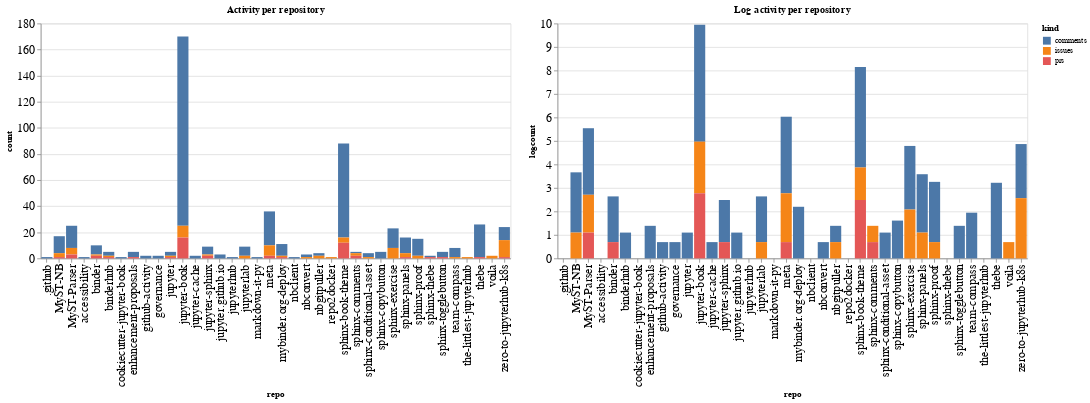

Notebook code for this chart:
### Code cell
ch1 = alt.Chart(repo_summaries, width=600, title="Activity per repository").mark_bar().encode(
    x='repo',
    y='count',
    color='kind',
    tooltip="kind"
)

ch2 = alt.Chart(repo_summaries, width=600, title="Log activity per repository").mark_bar().encode(
    x='repo',
    y='logcount',
    color='kind',
    tooltip="kind"
)

ch1 | ch2

### Figure 1 — Vega-Lite specification as saved in the notebook (floating-point values rounded to 4 significant figures)
{"config": {"axisLeft": {"labelFontSize": 15}, "axisBottom": {"labelFontSize": 15}}, "hconcat": [{"mark": "bar", "encoding": {"color": {"type": "nominal", "field": "kind"}, "tooltip": {"type": "nominal", "field": "kind"}, "x": {"type": "nominal", "field": "repo"}, "y": {"type": "quantitative", "field": "count"}}, "title": "Activity per repository", "width": 600}, {"mark": "bar", "encoding": {"color": {"type": "nominal", "field": "kind"}, "tooltip": {"type": "nominal", "field": "kind"}, "x": {"type": "nominal", "field": "repo"}, "y": {"type": "quantitative", "field": "logcount"}}, "title": "Log activity per repository", "width": 600}], "data": {"name": "data-3cfafd595ee2f24bb4fdc94368edd061"}, "$schema": "https://vega.github.io/schema/vega-lite/v4.8.1.json", "datasets": {"data-3cfafd595ee2f24bb4fdc94368edd061": [{"repo": ".github", "kind": "comments", "count": 1, "logcount": 0.0}, {"repo": "MyST-NB", "kind": "comments", "count": 13, "logcount": 2.565}, {"repo": "MyST-NB", "kind": "issues", "count": 3, "logcount": 1.099}, {"repo": "MyST-NB", "kind": "prs", "count": 1, "logcount": 0.0}, {"repo": "MyST-Parser", "kind": "comments", "count": 17, "logcount": 2.833}, {"repo": "MyST-Parser", "kind": "issues", "count": 5, "logcount": 1.609}, {"repo": "MyST-Parser", "kind": "prs", "count": 3, "logcount": 1.099}, {"repo": "accessibility", "kind": "comments", "count": 1, "logcount": 0.0}, {"repo": "binder", "kind": "comments", "count": 7, "logcount": 1.946}, {"repo": "binder", "kind": "issues", "count": 1, "logcount": 0.0}, {"repo": "binder", "kind": "prs", "count": 2, "logcount": 0.6931}, {"repo": "binderhub", "kind": "comments", "count": 3, "logcount": 1.099}, {"repo": "binderhub", "kind": "issues", "count": 1, "logcount": 0.0}, {"repo": "binderhub", "kind": "prs", "count": 1, "logcount": 0.0}, {"repo": "cookiecutter-jupyter-book", "kind": "comments", "count": 1, "logcount": 0.0}, {"repo": "enhancement-proposals", "kind": "comments", "count": 4, "logcount": 1.386}, {"repo": "enhancement-proposals", "kind": "prs", "count": 1, "logcount": 0.0}, {"repo": "github-activity", "kind": "comments", "count": 2, "logcount": 0.6931}, {"repo": "governance", "kind": "comments", "count": 2, "logcount": 0.6931}, {"repo": "jupyter", "kind": "comments", "count": 3, "logcount": 1.099}, {"repo": "jupyter", "kind": "issues", "count": 1, "logcount": 0.0}, {"repo": "jupyter", "kind": "prs", "count": 1, "logcount": 0.0}, {"repo": "jupyter-book", "kind": "comments", "count": 145, "logcount": 4.977}, {"repo": "jupyter-book", "kind": "issues", "count": 9, "logcount": 2.197}, {"repo": "jupyter-book", "kind": "prs", "count": 16, "logcount": 2.773}, {"repo": "jupyter-cache", "kind": "comments", "count": 2, "logcount": 0.6931}, {"repo": "jupyter-sphinx", "kind": "comments", "count": 6, "logcount": 1.792}, {"repo": "jupyter-sphinx", "kind": "issues", "count": 1, "logcount": 0.0}, {"repo": "jupyter-sphinx", "kind": "prs", "count": 2, "logcount": 0.6931}, {"repo": "jupyter.github.io", "kind": "comments", "count": 3, "logcount": 1.099}, {"repo": "jupyterhub", "kind": "comments", "count": 1, "logcount": 0.0}, {"repo": "jupyterlab", "kind": "comments", "count": 7, "logcount": 1.946}, {"repo": "jupyterlab", "kind": "issues", "count": 2, "logcount": 0.6931}, {"repo": "markdown-it-py", "kind": "comments", "count": 1, "logcount": 0.0}, {"repo": "meta", "kind": "comments", "count": 26, "logcount": 3.258}, {"repo": "meta", "kind": "issues", "count": 8, "logcount": 2.079}, {"repo": "meta", "kind": "prs", "count": 2, "logcount": 0.6931}, {"repo": "mybinder.org-deploy", "kind": "comments", "count": 9, "logcount": 2.197}, {"repo": "mybinder.org-deploy", "kind": "issues", "count": 1, "logcount": 0.0}, {"repo": "mybinder.org-deploy", "kind": "prs", "count": 1, "logcount": 0.0}, {"repo": "nbclient", "kind": "comments", "count": 1, "logcount": 0.0}, {"repo": "nbconvert", "kind": "comments", "count": 2, "logcount": 0.6931}, {"repo": "nbconvert", "kind": "issues", "count": 1, "logcount": 0.0}, {"repo": "nbgitpuller", "kind": "comments", "count": 2, "logcount": 0.6931}, {"repo": "nbgitpuller", "kind": "issues", "count": 2, "logcount": 0.6931}, {"repo": "repo2docker", "kind": "issues", "count": 1, "logcount": 0.0}, {"repo": "sphinx-book-theme", "kind": "comments", "count": 72, "logcount": 4.277}, {"repo": "sphinx-book-theme", "kind": "issues", "count": 4, "logcount": 1.386}, {"repo": "sphinx-book-theme", "kind": "prs", "count": 12, "logcount": 2.485}, {"repo": "sphinx-comments", "kind": "comments", "count": 1, "logcount": 0.0}, {"repo": "sphinx-comments", "kind": "issues", "count": 2, "logcount": 0.6931}, {"repo": "sphinx-comments", "kind": "prs", "count": 2, "logcount": 0.6931}, {"repo": "sphinx-conditional-asset", "kind": "comments", "count": 3, "logcount": 1.099}, {"repo": "sphinx-conditional-asset", "kind": "issues", "count": 1, "logcount": 0.0}, {"repo": "sphinx-copybutton", "kind": "comments", "count": 5, "logcount": 1.609}, {"repo": "sphinx-exercise", "kind": "comments", "count": 15, "logcount": 2.708}, {"repo": "sphinx-exercise", "kind": "issues", "count": 8, "logcount": 2.079}, {"repo": "sphinx-panels", "kind": "comments", "count": 12, "logcount": 2.485}, {"repo": "sphinx-panels", "kind": "issues", "count": 3, "logcount": 1.099}, {"repo": "sphinx-panels", "kind": "prs", "count": 1, "logcount": 0.0}, {"repo": "sphinx-proof", "kind": "comments", "count": 13, "logcount": 2.565}, {"repo": "sphinx-proof", "kind": "issues", "count": 2, "logcount": 0.6931}, {"repo": "sphinx-thebe", "kind": "comments", "count": 1, "logcount": 0.0}, {"repo": "sphinx-thebe", "kind": "prs", "count": 1, "logcount": 0.0}, {"repo": "sphinx-togglebutton", "kind": "comments", "count": 4, "logcount": 1.386}, {"repo": "sphinx-togglebutton", "kind": "prs", "count": 1, "logcount": 0.0}, {"repo": "team-compass", "kind": "comments", "count": 7, "logcount": 1.946}, {"repo": "team-compass", "kind": "issues", "count": 1, "logcount": 0.0}, {"repo": "the-littlest-jupyterhub", "kind": "issues", "count": 1, "logcount": 0.0}, {"repo": "thebe", "kind": "comments", "count": 25, "logcount": 3.219}, {"repo": "thebe", "kind": "prs", "count": 1, "logcount": 0.0}, {"repo": "voila", "kind": "issues", "count": 2, "logcount": 0.6931}, {"repo": "zero-to-jupyterhub-k8s", "kind": "comments", "count": 10, "logcount": 2.303}, {"repo": "zero-to-jupyterhub-k8s", "kind": "issues", "count": 13, "logcount": 2.565}, {"repo": "zero-to-jupyterhub-k8s", "kind": "prs", "count": 1, "logcount": 0.0}]}}
